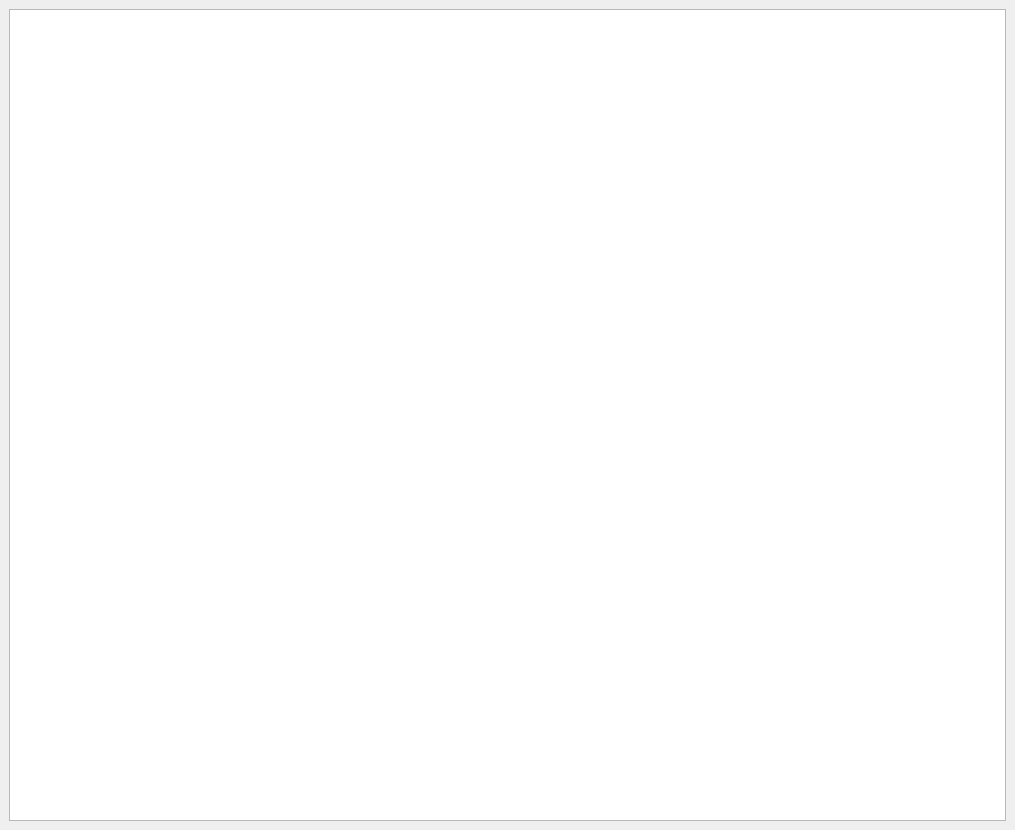
<?xml version="1.0" encoding="UTF-8"?>
<ui version="4.0">
 <class>QLogWindow</class>
 <widget class="QMainWindow" name="QLogWindow">
  <property name="geometry">
   <rect>
    <x>0</x>
    <y>0</y>
    <width>1015</width>
    <height>830</height>
   </rect>
  </property>
  <property name="windowTitle">
   <string>Log window</string>
  </property>
  <widget class="QWidget" name="centralwidget">
   <layout class="QHBoxLayout" name="horizontalLayout">
    <item>
     <widget class="QTextEdit" name="txtLogWindow"/>
    </item>
   </layout>
  </widget>
 </widget>
 <resources/>
 <connections/>
</ui>
